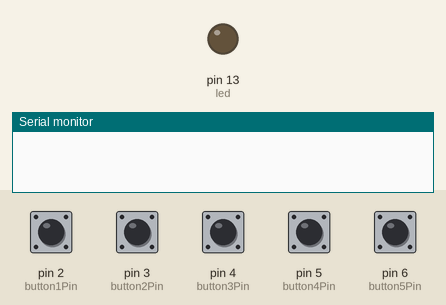
The sketch below on a simulated Arduino Leonardo, built with avr-gcc and run on an emulated ATmega32U4. On the bench: output pins drawn as LEDs (lit = HIGH), the last lines printed to the serial monitor. The inputs (shaded band) are chosen by the test bench; at power-on: pin 2 (button1Pin), pin 3 (button2Pin), pin 4 (button3Pin), pin 5 (button4Pin), pin 6 (button5Pin) HIGH. USB keyboard and mouse output is not drawn.

Above: at 1.2 s.
1.3 s: pin 2 (button1Pin) pulled LOW for 0.15 s
At 1.46 s:
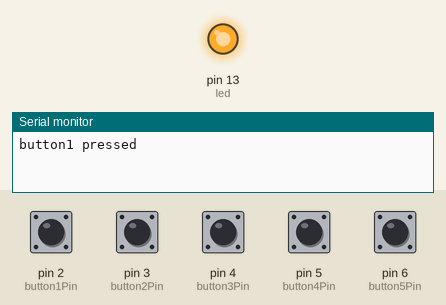
Timing chart, 0 to 4.3 s (numbered marks = the images above; inputs shaded):
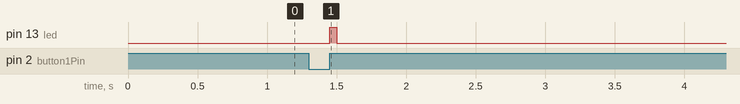

The sketch:

arduino-keyboard.ino
```cpp
#include <Keyboard.h>

/*
  Arduino Keyboard
  ================

  Processing code for Ardunio Micro to send a text string when a button is pressed.

  - Adapted by Gordon Turner from code by Tom Igoe.
  - Reference:
      TODO: Include url

  - NOTE: Please be careful what the device is plugged into and what has focus, or bad things can happen.

 */

//
const int button1Pin = 2;

//
const int button2Pin = 3;

//
const int button3Pin = 4;

//
const int button4Pin = 5;

//
const int button5Pin = 6;

// Storing previous state of button1
int previousButton1State = HIGH;

// Storing previous state of button2
int previousButton2State = HIGH;

// Storing previous state of button3
int previousButton3State = HIGH;

// Storing previous state of button4
int previousButton4State = HIGH;

// Storing previous state of button5
int previousButton5State = HIGH;

// Pin 13 has an LED connected on most Arduino boards
int led = 13;


void setup()
{
  // Set the screen toggle push button pin as an input
  pinMode(button1Pin, INPUT_PULLUP);

  // Set the screen toggle push button pin as an input
  pinMode(button2Pin, INPUT_PULLUP);

  // Set the screen toggle push button pin as an input
  pinMode(button3Pin, INPUT_PULLUP);

  // Set the screen toggle push button pin as an input
  pinMode(button4Pin, INPUT_PULLUP);

  // Set the screen toggle push button pin as an input
  pinMode(button5Pin, INPUT_PULLUP);

  // Set the led pin as an output
  pinMode(led, OUTPUT);

  // Start up the keyboard
  Keyboard.begin();
}


void loop()
{

  //
  // Button 1
  //

  // Read the refresh push button.
  int button1State = digitalRead(button1Pin);

  // If the refresh button state has changed.
  if ((button1State != previousButton1State) && (button1State == HIGH))
  {
    // Turn the led on to indicate button press processed and key combination sent.
    digitalWrite(led, HIGH);

    Serial.println("button1 pressed");

    // Call function to send the keypress
    globalHotkey1();

    digitalWrite(led, LOW);
  }

  // Save the current button state to debounce
  previousButton1State = button1State;


  //
  // Button 2
  //

  // Read the refresh push button
  int button2State = digitalRead(button2Pin);

  // If the refresh button state has changed
  if ((button2State != previousButton2State) && (button2State == HIGH))
  {
    // Turn the led on to indicate button press processed and key combination sent.
    digitalWrite(led, HIGH);

    Serial.println("button2 pressed");

    // Call function to send the keypress
    globalHotkey2();

    digitalWrite(led, LOW);
  }

  // Save the current button state to debounce
  previousButton2State = button2State;


  //
  // Button 3
  //

  // Read the refresh push button
  int button3State = digitalRead(button3Pin);

  // If the refresh button state has changed
  if ((button3State != previousButton3State) && (button3State == HIGH))
  {
    // Turn the led on to indicate button press processed and key combination sent.
    digitalWrite(led, HIGH);

    Serial.println("button3 pressed");

    // Call function to send the keypress
    globalHotkey3();

    digitalWrite(led, LOW);
  }

  // Save the current button state to debounce
  previousButton3State = button3State;


  //
  // Button 4
  //

  // Read the refresh push button
  int button4State = digitalRead(button4Pin);

  // If the refresh button state has changed
  if ((button4State != previousButton4State) && (button4State == HIGH))
  {
    // Turn the led on to indicate button press processed and key combination sent.
    digitalWrite(led, HIGH);

    Serial.println("button4 pressed");

    // Call function to send the keypress
    globalHotkey4();

    digitalWrite(led, LOW);
  }

  // Save the current button state to debounce
  previousButton4State = button4State;


  //
  // Button 5
  //

  // Read the refresh push button
  int button5State = digitalRead(button5Pin);

  // If the refresh button state has changed
  if ((button5State != previousButton5State) && (button5State == HIGH))
  {
    // Turn the led on to indicate button press processed and key combination sent.
    digitalWrite(led, HIGH);

    Serial.println("button5 pressed");

    // Call function to send the keypress
    globalHotkey5();

    digitalWrite(led, LOW);
  }

  // Save the current button state to debounce
  previousButton5State = button5State;
}

/*
 *
 */
void globalHotkey1()
{
  // Global hotkey, toggle microphone: Command+Control+Shift+1
  Keyboard.press(KEY_LEFT_GUI); // Mac Command Key or Windows Key
  Keyboard.press(KEY_LEFT_CTRL);
  Keyboard.press(KEY_LEFT_SHIFT);
  Keyboard.press('1');
  delay(50);
  Keyboard.releaseAll();
}

/*
 *
 */
void globalHotkey2()
{
  // Global hotkey, toggle microphone: Command+Control+Shift+2
  Keyboard.press(KEY_LEFT_GUI); // Mac Command Key or Windows Key
  Keyboard.press(KEY_LEFT_CTRL);
  Keyboard.press(KEY_LEFT_SHIFT);
  Keyboard.press('2');
  delay(50);
  Keyboard.releaseAll();
}

/*
 *
 */
void globalHotkey3()
{
  // Global hotkey, toggle video: Command+Control+Shift+3
  Keyboard.press(KEY_LEFT_GUI); // Mac Command Key or Windows Key
  Keyboard.press(KEY_LEFT_CTRL);
  Keyboard.press(KEY_LEFT_SHIFT);
  Keyboard.press('3');
  delay(50);
  Keyboard.releaseAll();
}

/*
 *
 */
void globalHotkey4()
{
  // Global hotkey, hangup: Command+Control+Shift+4
  Keyboard.press(KEY_LEFT_GUI); // Mac Command Key or Windows Key
  Keyboard.press(KEY_LEFT_CTRL);
  Keyboard.press(KEY_LEFT_SHIFT);
  Keyboard.press('4');
  delay(50);
  Keyboard.releaseAll();
}

/*
 *
 */
void globalHotkey5()
{
  // Global hotkey, hangup: Command+Control+Shift+5
  Keyboard.press(KEY_LEFT_GUI); // Mac Command Key or Windows Key
  Keyboard.press(KEY_LEFT_CTRL);
  Keyboard.press(KEY_LEFT_SHIFT);
  Keyboard.press('5');
  delay(50);
  Keyboard.releaseAll();
}


//
//
//


/*
 *
 */
void toggleMicrophone()
{
  // MS Teams, toggle microphone: Command+Shift+m
  Keyboard.press(KEY_LEFT_GUI);
  Keyboard.press(KEY_LEFT_SHIFT);
  Keyboard.press('m');
  delay(50);
  Keyboard.releaseAll();
}

/*
 *
 */
void toggleVideo()
{
  // MS Teams, toggle video: Command+Shift+o
  Keyboard.press(KEY_LEFT_GUI);
  Keyboard.press(KEY_LEFT_SHIFT);
  Keyboard.press('o');
  delay(50);
  Keyboard.releaseAll();
}

/*
 *
 */
void hangUp()
{
  // MS Teams, toggle video: Command+Shift+b
  Keyboard.press(KEY_LEFT_GUI);
  Keyboard.press(KEY_LEFT_SHIFT);
  Keyboard.press('b');
  delay(50);
  Keyboard.releaseAll();
}

/*
 *
 */
void acceptAudioCall()
{
  // MS Teams, accept audio call: Command+Shift+s
}

/*
 *
 */
void acceptVideoCall()
{
  // MS Teams, accept video call: Command+Shift+a
}

/*
 *
 */
void declineCall()
{
  // MS Teams, decline call: Command+Shift+d
}

/*
 * This should refresh most browsers.
 */
void refreshBrowser()
{
  // Send a control-r key combination.
  Keyboard.press(KEY_LEFT_GUI); // Mac Command Key or Windows Key;
  Keyboard.press('r');
  delay(50);
  Keyboard.releaseAll();
}


/*
 * The following sends a 'device' on, off and toggle using either Windows key and 0, 1 or 2.
 *
 * Ideally this will work in a desktop environment where those 3 three key combinations can be mapped to a script.
 */


void deviceOff()
{
  Serial.println("Sending device off");

  // Send a WINDOWS-0 key combination.
  //  Keyboard.press(KEY_LEFT_GUI);
  //  Keyboard.press('0');

  // Send Control 0
  Keyboard.press(KEY_LEFT_GUI); // Mac Command Key or Windows Key
  Keyboard.press('0');
  delay(50);
  Keyboard.releaseAll();
}


void deviceOn()
{
  Serial.println("Sending device on");

  // Send a WINDOWS-1 key combination.
  //  Keyboard.press(KEY_LEFT_GUI);
  //  Keyboard.press('1');

  // Send Control 1
  Keyboard.press(KEY_LEFT_GUI); // Mac Command Key or Windows Key
  Keyboard.press('1');
  delay(50);
  Keyboard.releaseAll();
}


void deviceToggle()
{
  Serial.println("Sending device toggle");

  // Send a WINDOWS-3 key combination.
  //  Keyboard.press(KEY_LEFT_GUI);
  //  Keyboard.press('3');
  // Send Control 2
  Keyboard.press(KEY_LEFT_GUI); // Mac Command Key or Windows Key
  Keyboard.press('2');
  delay(50);
  Keyboard.releaseAll();
}
```

Measured:
- after the input at 1.3 s, pin 13 (led): LOW → HIGH after 0.15 s, → LOW 0.05 s later
